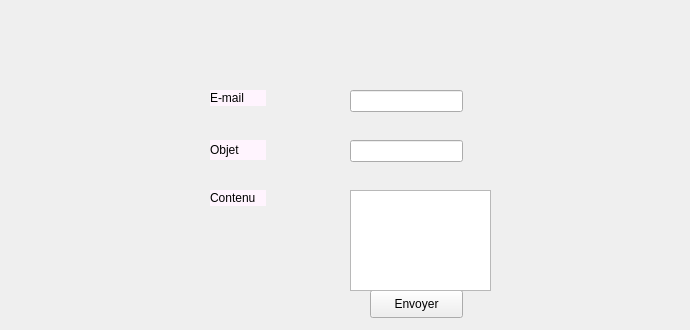
      <widget class="QWidget" name="tab_10">
       <attribute name="title">
        <string>Mailing</string>
       </attribute>
       <widget class="QLabel" name="label_48">
        <property name="geometry">
         <rect>
          <x>210</x>
          <y>90</y>
          <width>56</width>
          <height>16</height>
         </rect>
        </property>
        <property name="styleSheet">
         <string notr="true">background-color: rgb(255, 244, 254);</string>
        </property>
        <property name="text">
         <string>E-mail</string>
        </property>
       </widget>
       <widget class="QLabel" name="label_49">
        <property name="geometry">
         <rect>
          <x>210</x>
          <y>140</y>
          <width>56</width>
          <height>20</height>
         </rect>
        </property>
        <property name="styleSheet">
         <string notr="true">background-color: rgb(255, 244, 254);</string>
        </property>
        <property name="text">
         <string>Objet</string>
        </property>
       </widget>
       <widget class="QLabel" name="label_55">
        <property name="geometry">
         <rect>
          <x>210</x>
          <y>190</y>
          <width>56</width>
          <height>16</height>
         </rect>
        </property>
        <property name="styleSheet">
         <string notr="true">background-color: rgb(255, 244, 254);</string>
        </property>
        <property name="text">
         <string>Contenu</string>
        </property>
       </widget>
       <widget class="QLineEdit" name="a1">
        <property name="geometry">
         <rect>
          <x>350</x>
          <y>90</y>
          <width>113</width>
          <height>22</height>
         </rect>
        </property>
       </widget>
       <widget class="QLineEdit" name="a2">
        <property name="geometry">
         <rect>
          <x>350</x>
          <y>140</y>
          <width>113</width>
          <height>22</height>
         </rect>
        </property>
       </widget>
       <widget class="QPushButton" name="bagages_mail">
        <property name="geometry">
         <rect>
          <x>370</x>
          <y>290</y>
          <width>93</width>
          <height>28</height>
         </rect>
        </property>
        <property name="text">
         <string>Envoyer</string>
        </property>
       </widget>
       <widget class="QPlainTextEdit" name="a3">
        <property name="geometry">
         <rect>
          <x>350</x>
          <y>190</y>
          <width>141</width>
          <height>101</height>
         </rect>
        </property>
       </widget>
       <widget class="QLabel" name="label_60">
        <property name="geometry">
         <rect>
          <x>-5</x>
          <y>0</y>
          <width>681</width>
          <height>321</height>
         </rect>
        </property>
        <property name="text">
         <string/>
        </property>
        <property name="pixmap">
         <pixmap>../../../Downloads/email (2).jpg</pixmap>
        </property>
       </widget>
       <zorder>label_60</zorder>
       <zorder>label_48</zorder>
       <zorder>label_49</zorder>
       <zorder>label_55</zorder>
       <zorder>a1</zorder>
       <zorder>a2</zorder>
       <zorder>bagages_mail</zorder>
       <zorder>a3</zorder>
      </widget>
